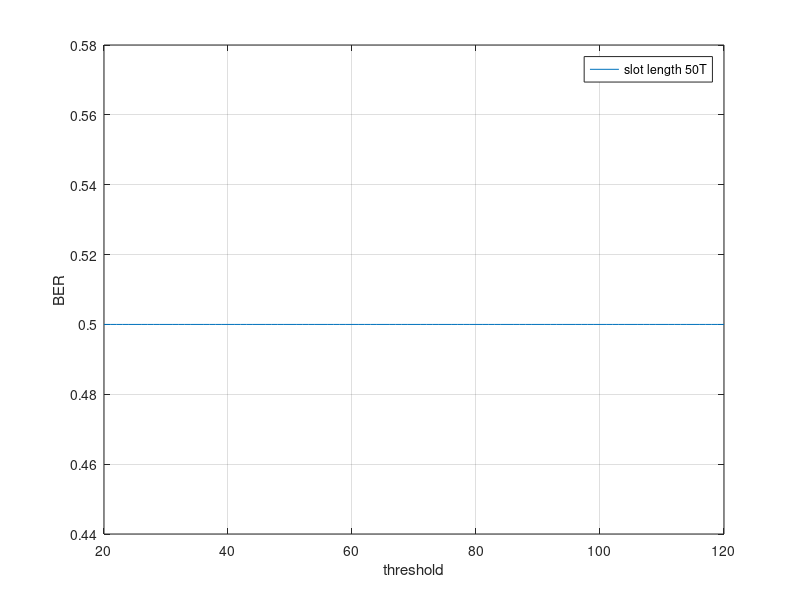

MATLAB code for this plot:
clear all;
close all;
tau = [20:120];
snr = [10:10:50];
L=5;
time_slot = [1:5];
lambda0 = 100;
T = 30*9*(10^-6);
r = 45*(10^-9);
d = 500*(10^-9);
D = 4.265*(10^-10);

for i = 1:length(time_slot)
    P_i1(i) = (r/d)*(erfc((d-r)/sqrt(4*D*i*T))-erfc((d-r)/sqrt(4*D*(i-1)*T)));
    ntx(i) = 2*lambda0*T*10^(snr(i)/10)/P_i1(1);
end
for j = 1:length(time_slot)
    cj(j) = ntx(j)*P_i1(j);

%tau = cj(1)/log(1 + (cj(1)/(sum(cj/2)+(lambda0*T))));
sj = randi([0, 1], 1, j);
%P_e = @(tau) 0.5*(qfunc((lambda0*T + sum(sj*cj)), tau) + 1 - qfunc((lambda0*T + sum(sj*cj) + c0), tau));
for i = 1:length(tau)
    P_e(i) = 0.5*(gammainc((lambda0*T + sum(sj.*cj)), tau(i)) + 1 - gammainc((lambda0*T + sum(sj.*cj) + cj(1)), tau(i)));
end
end

P_etau = (P_e)/(2^L);
%semilogy(snr,P_e);
plot(tau, P_e)
grid on
legend('slot length 50T')
xlabel('threshold')
ylabel('BER')
%ylim([0.01 0.1]);
%xlim([20 120]);